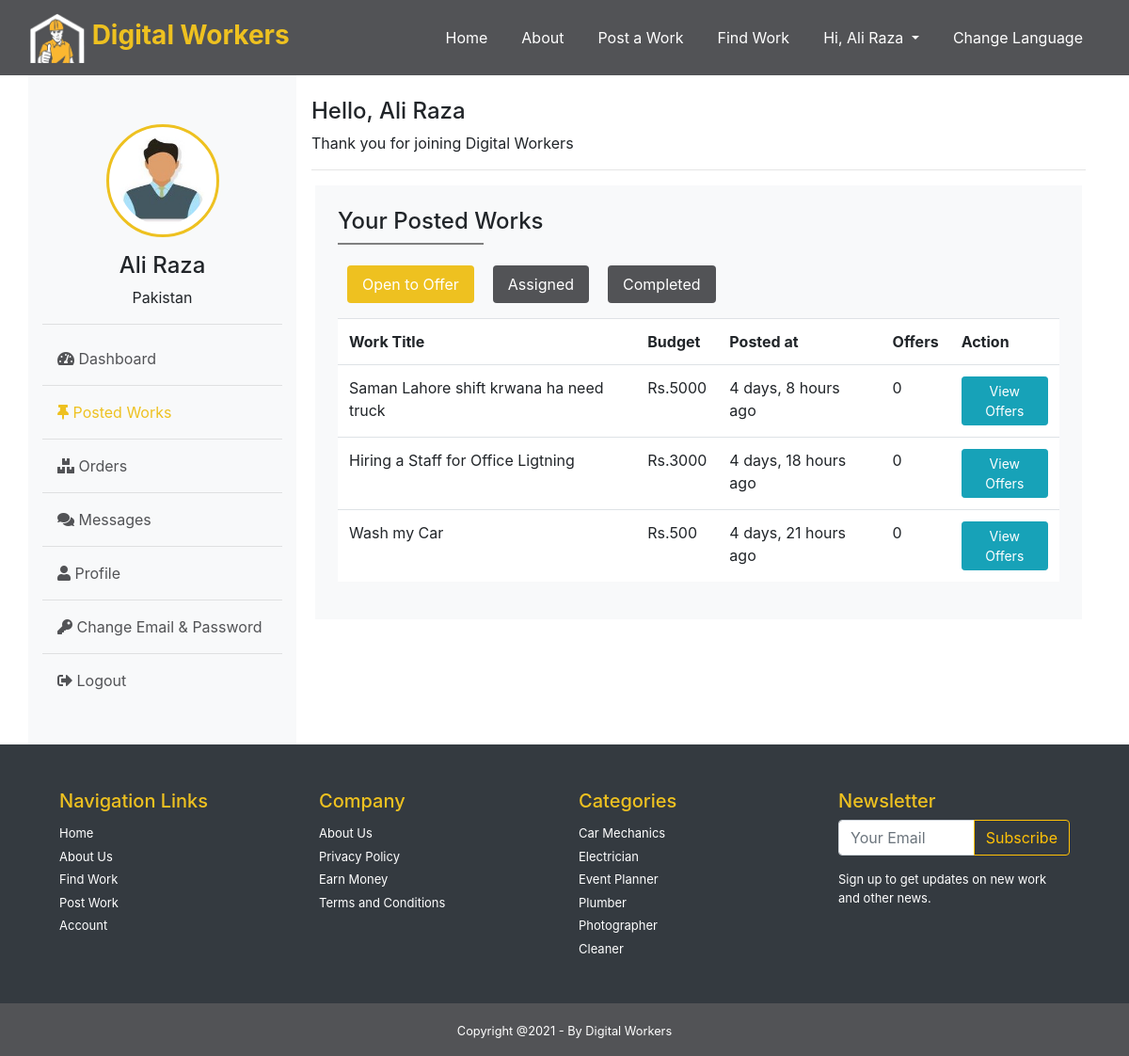
The app's page /buyer/posted-works (signed in) with its own data.
### Home/models.py (models this page shows, shortened)
class User(AbstractBaseUser):
    id = models.BigAutoField(primary_key=True)
    name = models.CharField(max_length=30, blank=True)
    email = models.EmailField(max_length=60, unique=True, blank=False)
    date_joined =models.DateTimeField(auto_now_add=True)
    last_login =models.DateTimeField(auto_now=True,blank=True)
    is_admin = BooleanField(default=False)
    is_active = BooleanField(default=True)
    is_staff = BooleanField(default=False)
    is_superuser = BooleanField(default=False)
    role = models.CharField(max_length=30, default='User', blank=True)
    USERNAME_FIELD = 'email'
    REQUIRED_FIELDS= [ 'name','role']
    objects  = MyUserManager()

### Buyer/models.py (models this page shows, shortened)
class Work(models.Model):
    id = models.BigAutoField(primary_key=True)
    title = models.CharField(max_length=120, null=False)
    budget = models.IntegerField( null=True)
    deadline = models.DateTimeField( null=True)
    location = models.CharField(max_length=120, null=True)
    description = models.TextField( null=True)
    service = models.ForeignKey(Service, on_delete=models.CASCADE, null=True)
    posted_by=models.ForeignKey(settings.AUTH_USER_MODEL, on_delete=models.CASCADE, null=True)
    posted_at=models.DateTimeField(auto_now_add=True)
    status=models.CharField(max_length=60, null=True, default='available')

### Middlewares/auth_buyer.py (the view)
    def middleware(request):
        if not request.user.is_authenticated:
            messages.error(request, 'You need to login as Worker!')
            return redirect('login')
        elif request.user.role != 'buyer':
            messages.error(request, 'You need to login as Buyer!')
            return redirect('login')
        response = get_response(request)
        return response

### Buyer/views.py (called while the page is built, shortened)
@auth_middleware
def posted_works(request):
    if request.method == 'GET' and request.GET.get('order_id'):
        oid = request.GET.get("order_id")
        order=Order.objects.get(id = oid)
        review=Review.objects.get(order = order)
        return JsonResponse({"status":200, "rating":review.rating})
    context={
        "works_ava":Work.objects.filter(posted_by=request.user).filter(status="available").annotate(offer_count=Count('offer')).order_by('-posted_at'),
        "orders":Order.objects.filter(order_by=request.user).filter(status="active").order_by('-ordered_at'),
        "orders_com":Order.objects.filter(order_by=request.user).filter(status="completed").order_by('-ordered_at'),
        "reviews":Review.objects.filter(buyer=request.user).values_list('order',flat=True)
    }
    return render(request,"Buyer/posted_works.html", context)

### Middlewares/auth_buyer.py (called while the page is built)
def auth_middleware(get_response):
    def middleware(request):
        if not request.user.is_authenticated:
            messages.error(request, 'You need to login as Worker!')
            return redirect('login')
        elif request.user.role != 'buyer':
            messages.error(request, 'You need to login as Buyer!')
            return redirect('login')
        response = get_response(request)
        return response
    return middleware

### templates/Buyer/posted_works.html (shortened to what this page needs)
{% extends 'Buyer/layout.html' %}
{% block posted_works %}active{% endblock posted_works %}
{% load static %}
{% block body %}
<div class="box m-1 bg-light  p-4" >
    <h4>Your Posted Works</h4>
    <hr style="width: 20%; float:left; margin:0;border:1px solid gray;"> <br>
        <ul class="nav nav-pills mb-3" id="pills-tab" role="tablist">
            <li class="nav-item">
            <a class="nav-link active bg-gray" id="pills-home-tab" data-toggle="pill" href="#pills-home" role="tab" aria-controls="pills-home" aria-selected="true">Open to Offer</a>
            </li>
            <li class="nav-item">
            <a class="nav-link bg-gray" id="pills-profile-tab" data-toggle="pill" href="#pills-profile" role="tab" aria-controls="pills-profile" aria-selected="false">Assigned</a>
            </li>
            <li class="nav-item">
            <a class="nav-link  bg-gray" id="pills-contact-tab" data-toggle="pill" href="#pills-contact" role="tab" aria-controls="pills-contact" aria-selected="false">Completed</a>
            </li>
        </ul>
        <div class="tab-content" id="pills-tabContent">
            <div class="tab-pane fade show active bg-white" id="pills-home" role="tabpanel" aria-labelledby="pills-home-tab">
                <table class="table">
                    <tr>
                        <th>Work Title</th>
                        <th>Budget</th>
                        <th>Posted at</th>
                        <th>Offers</th>
                        <th>Action</th>
                    </tr>
                    {% if works_ava %}
                    {% for work in works_ava %}
                    <tr>
                        <td>{{work.title}}</td>
                        <td>Rs.{{work.budget}}</td>
                        <td>{{work.posted_at|timesince}} ago</td>
                        <td>{{work.offer_count}}</td>
                        <form action="{% url 'offers' %}" method="get"> <input type="hidden" name="wid" value="{{work.id}}" >
                        <td><button type="submit"  class="btn btn-sm btn-info">View Offers</button></form></td>
                    </tr>
                    {% endfor %}
                    {% else %}
                    <h6 class="text-danger">No Result Found</h6>
                    {% endif %}
                </table>
            </div>
        </div>
</div>
{% endblock body %}

### templates/Buyer/layout.html (shortened to what this page needs)
<!DOCTYPE html>
<html lang="en">
<head>
    {% load static %}
    <link rel="stylesheet" href="{% static 'css/style.css' %}">
    <link rel="stylesheet" href="{% static 'css/dashboard.css' %}">
    <link rel="stylesheet" href="https://cdn.jsdelivr.net/npm/bootstrap@4.6.0/dist/css/bootstrap.min.css"
>
     <link rel="stylesheet" href="https://pro.fontawesome.com/releases/v5.10.0/css/all.css"
/>
        <link rel="stylesheet" href="https://cdnjs.cloudflare.com/ajax/libs/OwlCarousel2/2.2.1/assets/owl.carousel.min.css">
        <link rel="stylesheet" href="https://cdnjs.cloudflare.com/ajax/libs/OwlCarousel2/2.2.1/assets/owl.theme.default.min.css">
</head>
<body >
    <nav class="navbar navbar-expand-lg navbar-dark bg-gray ">
          <div class="container-fluid">
        <a class="navbar-brand" href="home"><img src="{% static 'images/DIGITAL WORKERS.png' %}" width="60"  alt=""> Digital Workers</a>
        <div class="collapse navbar-collapse" id="navbarSupportedContent">
           <ul class="navbar-nav ml-auto">
            <li class="nav-item {% block home %}{% endblock home %}">
              <a class="nav-link" href="{% url 'index' %}">Home <span class="sr-only">(current)</span></a>
            </li>
            <li class="nav-item {% block about %}{% endblock about %}">
              <a class="nav-link" href="{% url 'about' %}">About</a>
            </li>
            <li class="nav-item {% block post_work %}{% endblock post_work %}">
                <a class="nav-link" href="{% url 'post_work' %}">Post a Work</a>
              </li>
              <li class="nav-item {% block find_work %}{% endblock find_work %}">
                <a class="nav-link" href="{% url 'find_work' %}">Find Work</a>
              </li>
              {% if user.is_authenticated %}
                <li class="nav-item dropdown">
                    <a id="navbarDropdown" class="nav-link dropdown-toggle" href="#" role="button" data-toggle="dropdown" aria-haspopup="true" aria-expanded="false" v-pre>
                     Hi, {% if user.name %} {{user.name}} {% else %}  User Name {% endif %}
                    </a>
                </li>
               {% endif %}
               <li class="nav-item ">
                <a class="nav-link" data-toggle="modal" data-target=".bd-example-modal-lg" >Change Language</a>
              </li>
          </ul>
        </div>
         </div>
    </nav>
<div class="container">
    <div class="row">
        <div class="col-md-3 bg-light">
             <br> <br>
            <div class="info text-center mt-1">
             <img class="user-img" src=" {% static 'images/client.jpg' %}"  alt="">
             <h4 class="mt-3"> {{request.user.name}}</h4>
             <p>{{request.user.location}}  Pakistan</p>
             <hr>
             <ul class="text-left  custom-nav p-0 ">
             <li class="nav-link"><a href="{% url 'buyer_dashboard' %}" class=" text-gray fs-16 {% block dashboard %}{% endblock dashboard %}" ><i class="fas fa-tachometer-alt "></i> Dashboard</a>  </li> <hr class="my-2">
             <li class="nav-link"><a href="{% url 'posted_works' %}" class="text-gray fs-16 {% block posted_works %}{% endblock posted_works %}" ><i class="fas fa-thumbtack"></i> Posted Works</a>  </li><hr class="my-2">
             <li class="nav-link"> <a href="{% url 'orders' %}" class=" text-gray fs-16 {% block orders %}{% endblock orders %}"><i class="fas fa-boxes"></i> Orders</a> </li><hr class="my-2">
             <li class="nav-link"><a href="{% url 'inbox' %}" class="  text-gray fs-16 {% block messages %}{% endblock messages %}"><i class="fas fa-comments"></i> Messages</a>  </li><hr class="my-2">
             <li class="nav-link"><a href="{% url 'profile' %}" class="  text-gray fs-16 {% block profile %}{% endblock profile %}"><i class="fas fa-user"></i> Profile</a>  </li><hr class="my-2">
             <li class="nav-link"><a href="{% url 'change_password' %}" class="{% block change_pass %}{% endblock change_pass %}  text-gray fs-16"><i class="fas fa-key"></i> Change Email &amp; Password</a>  </li><hr class="my-2">
             <li class="mb-5 nav-link"><a href="{% url 'logout' %}" class=" text-gray fs-16 "><i class="fas fa-sign-out-alt"></i> Logout</a> </li>
             </ul>
            </div>
        </div>
        <div class="col-md-9 p-3 col2">
            <h4 class="pt-2">Hello, {{request.user.name}}</h4>
            <p>Thank you for joining Digital Workers</p> <hr>
                {% block body %}{% endblock body %}
        </div>
    </div>
</div>
<footer class="bg-dark p-5">
  <div class="footer container  text-white ">
    <div class="row" style="font-size: small;">
      <div class="col-md-3 ">
        <h5 class="text-yellow">Navigation Links</h5>
        <ul class="navbar-nav footer-list" >
          <li><a href="">Home</a></li>
          <li><a href="">About Us</a></li>
          <li><a href="">Find Work</a></li>
          <li><a href="">Post Work</a></li>
          <li><a href="">Account</a></li>
        </ul>
      </div>
      <div class="col-md-3">
        <h5 class="text-yellow">Company </h5>
        <ul class="navbar-nav footer-list" >
          <li><a href=""> About Us</a></li>
          <li><a href=""></a>Privacy Policy</a></li>
          <li><a href=""></a>Earn Money</a></li>
          <li><a href=""></a>Terms and Conditions</a></li>
        </ul>
      </div>
      <div class="col-md-3">
        <h5 class="text-yellow">Categories </h5>
        <ul class="navbar-nav footer-list" >
          <li><a href="">Car Mechanics</a></li>
          <li><a href="">Electrician</a></li>
          <li><a href="">Event Planner</a></li>
          <li><a href="">Plumber</a></li>
          <li><a href="">Photographer</a></li>
          <li><a href="">Cleaner</a></li>
        </ul>
      </div>
      <div class="col-md-3">
        <h5 class="text-yellow">Newsletter </h5>
        <div class="input-group mb-3">
          <input type="text" class="form-control" placeholder="Your Email" aria-label="Recipient's username" aria-describedby="basic-addon2">
          <div class="input-group-append">
            <button class="btn btn-outline-warning" type="button">Subscribe</button>
          </div>
        </div>
        <p>Sign up to get updates on new work and other news.</p>
      </div>
  </div>
  </div>
</footer>
<section class="footer-bottom bg-gray text-center text-white p-3">
  <small>Copyright @2021 - By Digital Workers</small>
</section>
</body>
</html>

### static/css/style.css (style rules this page uses)
html,body { margin:0; padding:0; overflow-x:hidden; }
.bg-gray { background-color: #525356; }
.text-gray { color: #525356; }
.navbar-brand { font-size: 28px !important; font-weight: bold; color: #EEC120 !important; }
.text-yellow { color: #EEC120; }
.nav-item { margin: 0px 10px; }
.nav-link { color: white !important; }
.footer-list >li> a { color: white !important; }
.footer-list >li { padding-top:5px; }

### static/css/dashboard.css (style rules this page uses)
.nav-link > .active { color: #EEC120 ; }
.user-img { border:3px solid #EEC120; border-radius:50%; width:120px; height:120px;padding:10px; background:white; }
#pills-tab >.nav-item > .nav-link { color: white !important; }
.nav-pills .nav-link.active, .nav-pills .show>.nav-link { background-color: #EEC120 !important; }

### records on screen
User: name "Ali Raza", user.name "Ali Raza"
Work: title "Saman Lahore shift krwana ha need truck", budget "5000", posted_at "4 days, 8 hours", offer_count "0"
Work: title "Hiring a Staff for Office Ligtning", budget "3000", posted_at "4 days, 18 hours", offer_count "0"
Work: title "Wash my Car", budget "500", posted_at "4 days, 21 hours", offer_count "0"
